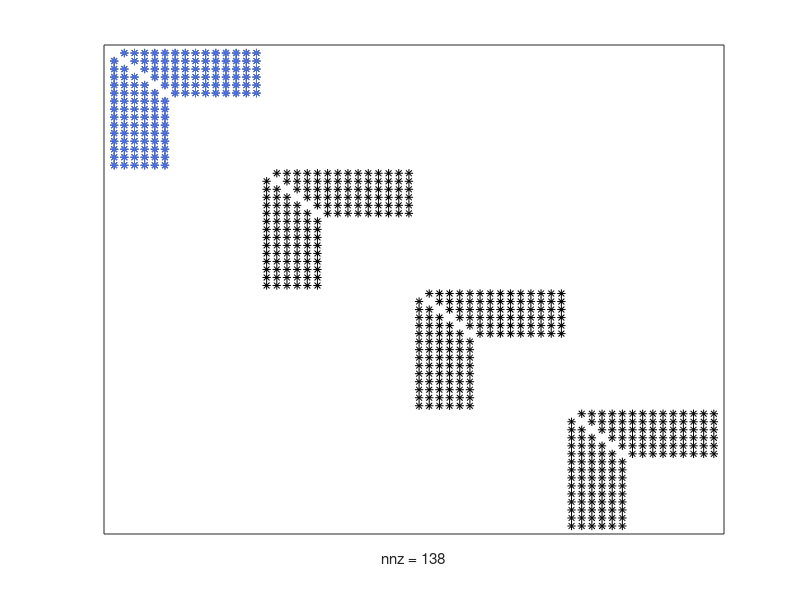

This figure's MATLAB source: (Note: this script raises an error after producing the figure.)
Qrh = ones(15,15);
Qth = ones(4,4);
eyet = eye(15);
eyet(7:15,7:15) = zeros(9,9);
Qrh_skew = Qrh;
Qrh_skew(7:15,7:15) = 0.0;
for i = 1:6
    Qrh_skew(i,i) = 0;
end
Qrh_tri = zeros(60,60);
Qrh_tri(1:15,1:15) = Qrh_skew;
eyet_fourier = zeros(15);
eyet_fourier(1,1) = 1.0;
Qth_fourier = kron(Qth,eyet_fourier);
figure(1)
spy(kron(eye(4),Qrh_skew),'k');
hold on
spy(Qrh_tri)
x=get(gca,'children');
set(x(1),'color',[0.28,0.46,1.0])
set(gca,'xtick',[])
set(gca,'xticklabel',[])
set(gca,'ytick',[])
set(gca,'yticklabel',[])
set(gca,'xlabel',[])

figure(2)
spy(kron(Qth,eyet),'k')
hold on
spy(Qth_fourier)
x=get(gca,'children');
set(x(1),'color',[0.28,0.46,1.0])
set(gca,'xtick',[])
set(gca,'xticklabel',[])
set(gca,'ytick',[])
set(gca,'yticklabel',[])
set(gca,'xlabel',[])
